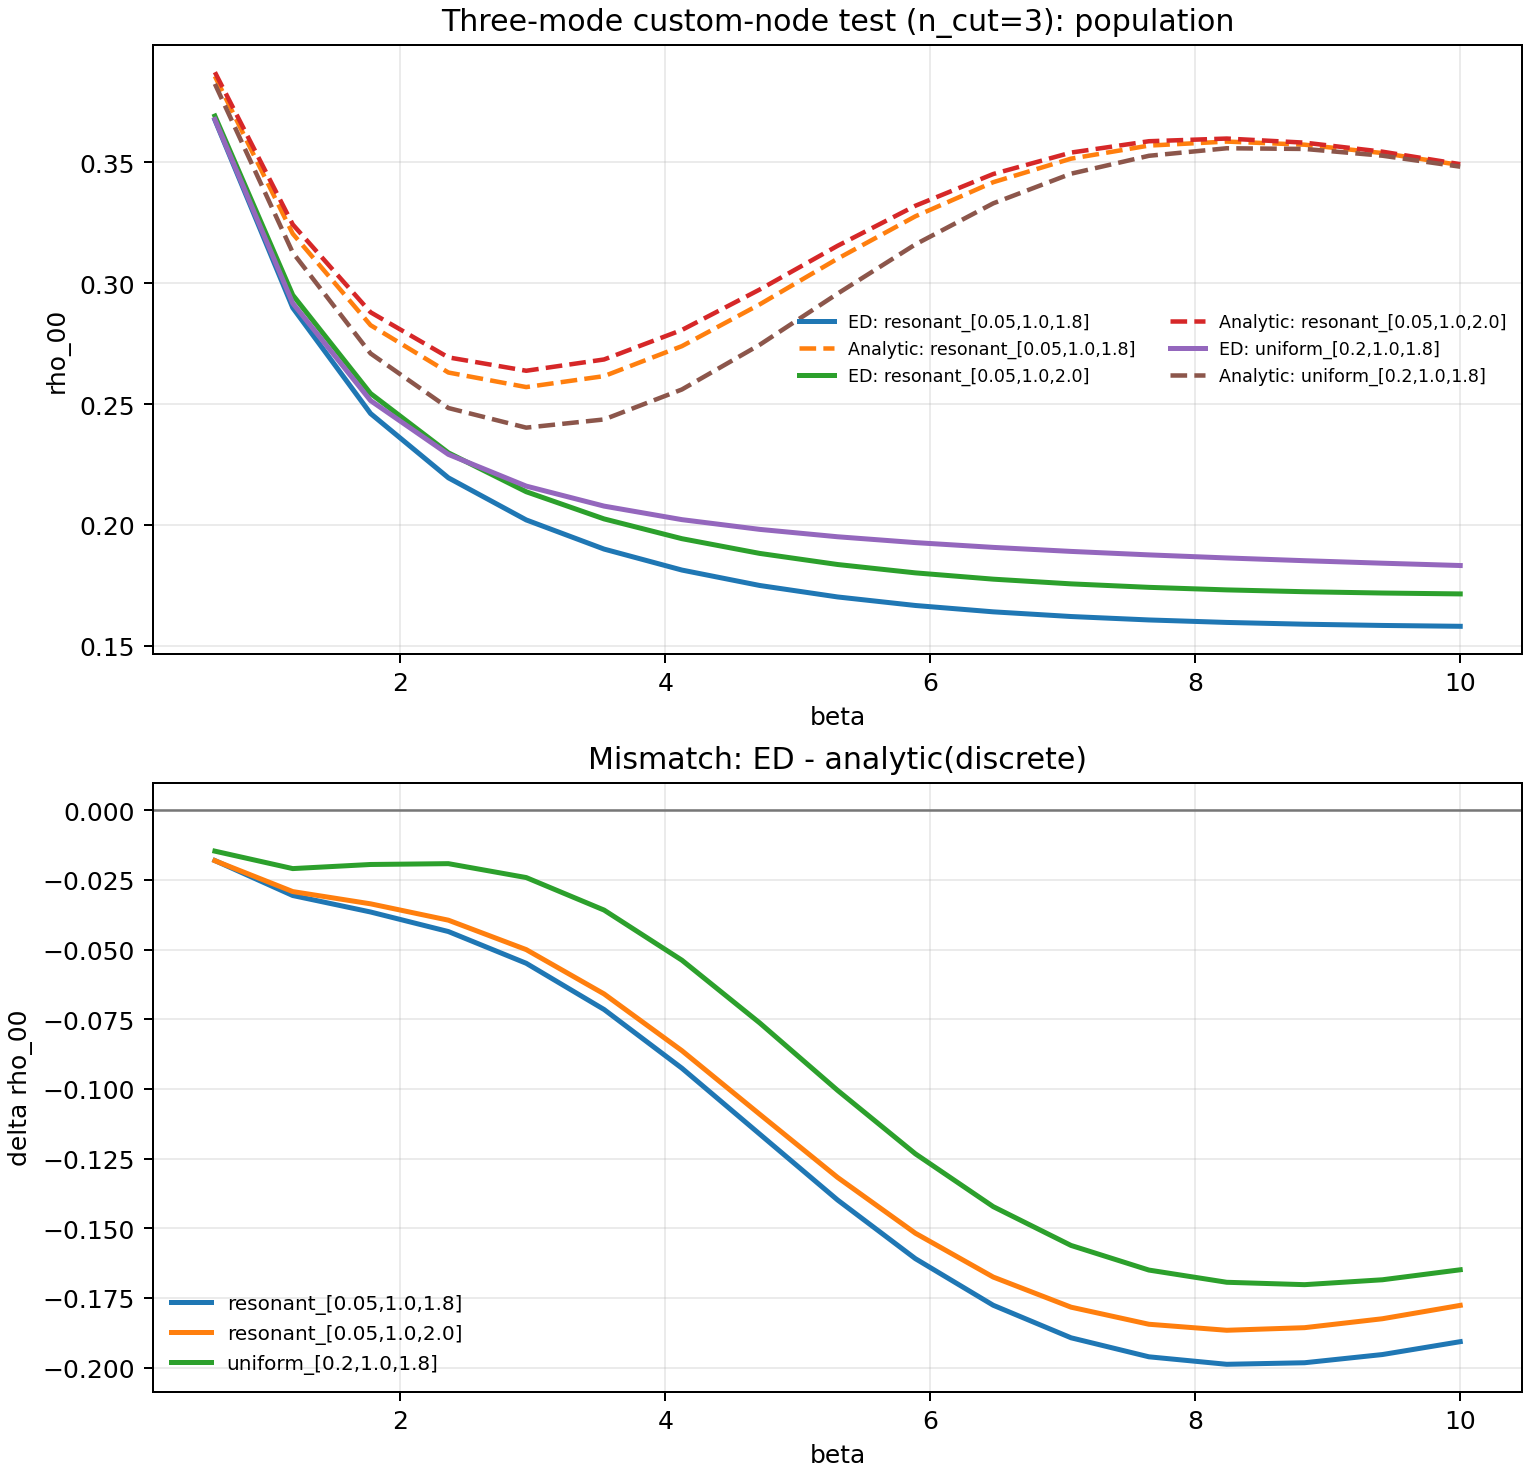

This chart was generated by the following Python code:
"""
Three-mode, three-level test with non-uniform resonant node placement.

Hypothesis tested:
- Custom nodes focused on {~0, omega_q, 2*omega_q} may better capture the key response
  structure than uniform spacing.

Fair comparison:
- ED uses the exact custom discrete spectrum.
- Analytic branch is computed with the exact same discrete kernel nodes/weights.
"""

from __future__ import annotations

from dataclasses import dataclass
from pathlib import Path

import matplotlib.pyplot as plt
import numpy as np
import pandas as pd

from hmf_model_comparison_standalone_codex_v1 import RenormConfig
from prl127_qubit_benchmark import (
    SIGMA_X,
    SIGMA_Z,
    IDENTITY_2,
    annihilation_operator,
    embed_mode_operator,
    thermal_state,
    partial_trace_bath,
)


@dataclass(frozen=True)
class CaseSpec:
    name: str
    omegas: np.ndarray
    n_cut: int


def _rmse(x: np.ndarray) -> float:
    return float(np.sqrt(np.mean(np.square(x)))) if len(x) else np.nan


def _extract_density(rho: np.ndarray) -> tuple[float, float, float]:
    p00 = float(np.real(rho[0, 0]))
    p11 = float(np.real(rho[1, 1]))
    coh = float(abs(rho[0, 1]))
    z = p00 + p11
    if z <= 0.0:
        return 0.5, 0.5, 0.0
    p00 /= z
    p11 /= z
    return p00, p11, coh


def _mode_weights(omegas: np.ndarray) -> np.ndarray:
    # Non-uniform trapezoidal quadrature weights on sorted nodes.
    w = np.asarray(sorted(omegas.tolist()), dtype=float)
    n = len(w)
    if n == 1:
        return np.array([1.0], dtype=float)
    out = np.zeros(n, dtype=float)
    out[0] = 0.5 * (w[1] - w[0])
    out[-1] = 0.5 * (w[-1] - w[-2])
    for i in range(1, n - 1):
        out[i] = 0.5 * (w[i + 1] - w[i - 1])
    return out


def _spectral_density(omega: np.ndarray, q_strength: float, tau_c: float) -> np.ndarray:
    return q_strength * tau_c * omega * np.exp(-tau_c * omega)


def _couplings_from_nodes(omegas: np.ndarray, q_strength: float, tau_c: float) -> tuple[np.ndarray, np.ndarray, np.ndarray]:
    w = np.asarray(sorted(omegas.tolist()), dtype=float)
    weights = _mode_weights(w)
    j = _spectral_density(w, q_strength=q_strength, tau_c=tau_c)
    g2 = np.maximum(j, 0.0) * weights
    gk = np.sqrt(np.maximum(g2, 0.0))
    return w, gk, g2


def _kernel_profile(beta: float, u_abs: np.ndarray, omegas: np.ndarray, g2: np.ndarray) -> np.ndarray:
    k = np.zeros_like(u_abs, dtype=float)
    for wk, g2k in zip(omegas, g2):
        den = np.sinh(0.5 * beta * wk)
        if abs(den) < 1e-14:
            k += (2.0 * g2k) / max(beta * wk, 1e-14)
        else:
            k += g2k * np.cosh(wk * (0.5 * beta - u_abs)) / den
    return k


def _laplace_k0(beta: float, omega: float, omegas: np.ndarray, g2: np.ndarray, n_grid: int = 2001) -> float:
    u = np.linspace(0.0, beta, int(n_grid), dtype=float)
    k = _kernel_profile(beta, u, omegas, g2)
    return float(np.trapezoid(k * np.exp(omega * u), u))


def _resonant_r0(beta: float, omega: float, omegas: np.ndarray, g2: np.ndarray, n_grid: int = 2001) -> float:
    u = np.linspace(0.0, beta, int(n_grid), dtype=float)
    k = _kernel_profile(beta, u, omegas, g2)
    return float(np.trapezoid((beta - u) * k * np.exp(omega * u), u))


def _analytic_discrete_density(
    beta: float,
    omega_q: float,
    theta: float,
    g: float,
    omegas: np.ndarray,
    g2_nodes: np.ndarray,
    renorm: RenormConfig,
) -> tuple[float, float, float]:
    c = float(np.cos(theta))
    s = float(np.sin(theta))
    wq = float(omega_q)

    k0_0 = _laplace_k0(beta, 0.0, omegas, g2_nodes)
    k0_p = _laplace_k0(beta, wq, omegas, g2_nodes)
    k0_m = _laplace_k0(beta, -wq, omegas, g2_nodes)
    r_p = _resonant_r0(beta, wq, omegas, g2_nodes)
    r_m = _resonant_r0(beta, -wq, omegas, g2_nodes)

    sigma_plus0 = (c * s / wq) * ((1.0 + np.exp(beta * wq)) * k0_0 - 2.0 * k0_p)
    sigma_minus0 = (c * s / wq) * ((1.0 + np.exp(-beta * wq)) * k0_0 - 2.0 * k0_m)
    delta_z0 = (s**2) * 0.5 * (r_p - r_m)

    g2 = float(g * g)
    sp = float(g2 * sigma_plus0)
    sm = float(g2 * sigma_minus0)
    dz = float(g2 * delta_z0)

    chi_raw = float(np.sqrt(max(dz * dz + sp * sm, 0.0)))
    if chi_raw > renorm.eps:
        a = 0.5 * beta * wq
        chi_cap = max(renorm.kappa * abs(a), renorm.eps)
        run = 1.0 / (1.0 + chi_raw / chi_cap)
        sp *= run
        sm *= run
        dz *= run

    chi = float(np.sqrt(max(dz * dz + sp * sm, 0.0)))
    gamma = float(np.tanh(chi) / chi) if chi > 1e-12 else 1.0
    u = gamma * dz
    q = gamma * np.sqrt(max(sp * sm, 0.0))

    a = 0.5 * beta * wq
    t = float(np.tanh(a))
    den = 1.0 - u * t
    if abs(den) < 1e-14:
        den = 1e-14 if den >= 0 else -1e-14

    mz = (u - t) / den
    mx = (q / np.cosh(a)) / den

    p00 = 0.5 * (1.0 + mz)
    p11 = 0.5 * (1.0 - mz)
    coh = 0.5 * abs(mx)
    p00 = float(np.clip(p00, 0.0, 1.0))
    p11 = float(np.clip(p11, 0.0, 1.0))
    z = p00 + p11
    if z <= 0.0:
        p00, p11 = 0.5, 0.5
    else:
        p00 /= z
        p11 /= z
    return p00, p11, float(coh)


def _ed_density_custom_nodes(
    beta: float,
    omega_q: float,
    theta: float,
    g: float,
    omegas: np.ndarray,
    gk: np.ndarray,
    g2_nodes: np.ndarray,
    n_cut: int,
) -> tuple[float, float, float]:
    n_modes = len(omegas)
    h_s = 0.5 * omega_q * SIGMA_Z
    x_op = np.cos(theta) * SIGMA_Z - np.sin(theta) * SIGMA_X
    xx = x_op @ x_op

    dim_b = int(n_cut ** n_modes)
    id_b = np.eye(n_cut, dtype=complex)
    a_single = annihilation_operator(n_cut)
    adag_single = a_single.conj().T

    h_b = np.zeros((dim_b, dim_b), dtype=complex)
    b_op = np.zeros((dim_b, dim_b), dtype=complex)
    for m in range(n_modes):
        a_m = embed_mode_operator(a_single, m, n_modes, n_cut)
        adag_m = embed_mode_operator(adag_single, m, n_modes, n_cut)
        n_m = adag_m @ a_m
        h_b += omegas[m] * n_m
        b_op += gk[m] * (a_m + adag_m)

    q_reorg = float(np.sum(g2_nodes / np.maximum(omegas, 1e-12)))
    h_static = np.kron(h_s, np.eye(dim_b, dtype=complex)) + np.kron(IDENTITY_2, h_b)
    h_int = np.kron(x_op, b_op)
    h_counter = np.kron(xx, np.eye(dim_b, dtype=complex)) * q_reorg
    h_tot = h_static + g * h_int + (g * g) * h_counter

    rho_tot = thermal_state(h_tot, beta)
    rho_s = partial_trace_bath(rho_tot, dim_system=2, dim_bath=dim_b)
    return _extract_density(rho_s)


def run_scan() -> tuple[pd.DataFrame, pd.DataFrame]:
    omega_q = 1.0
    theta = float(np.pi / 2.0)
    g = 0.5
    q_strength = 5.0
    tau_c = 0.5
    n_cut = 3
    ren = RenormConfig(scale=1.04, kappa=0.94)
    betas = np.linspace(0.6, 10.0, 17, dtype=float)

    # Control vs resonant-focused custom nodes.
    cases = [
        CaseSpec(name="uniform_[0.2,1.0,1.8]", omegas=np.array([0.2, 1.0, 1.8], dtype=float), n_cut=n_cut),
        CaseSpec(name="resonant_[0.05,1.0,2.0]", omegas=np.array([0.05, 1.0, 2.0], dtype=float), n_cut=n_cut),
        CaseSpec(name="resonant_[0.05,1.0,1.8]", omegas=np.array([0.05, 1.0, 1.8], dtype=float), n_cut=n_cut),
    ]

    rows: list[dict[str, float | str | int]] = []
    for case in cases:
        omegas, gk, g2_nodes = _couplings_from_nodes(case.omegas, q_strength=q_strength, tau_c=tau_c)
        for beta in betas:
            ed_p00, _ed_p11, ed_coh = _ed_density_custom_nodes(
                beta=beta,
                omega_q=omega_q,
                theta=theta,
                g=g,
                omegas=omegas,
                gk=gk,
                g2_nodes=g2_nodes,
                n_cut=case.n_cut,
            )
            an_p00, _an_p11, an_coh = _analytic_discrete_density(
                beta=beta,
                omega_q=omega_q,
                theta=theta,
                g=g,
                omegas=omegas,
                g2_nodes=g2_nodes,
                renorm=ren,
            )
            rows.append(
                {
                    "case": case.name,
                    "beta": float(beta),
                    "n_modes": int(len(omegas)),
                    "n_cut": int(case.n_cut),
                    "omega_nodes": ";".join(f"{w:.6f}" for w in omegas.tolist()),
                    "ed_p00": float(ed_p00),
                    "ed_coh": float(ed_coh),
                    "analytic_disc_p00": float(an_p00),
                    "analytic_disc_coh": float(an_coh),
                    "d_p00": float(ed_p00 - an_p00),
                    "d_coh": float(ed_coh - an_coh),
                }
            )

    df = pd.DataFrame.from_records(rows).sort_values(["case", "beta"]).reset_index(drop=True)

    summary_rows: list[dict[str, float | str | int]] = []
    for case, grp in df.groupby("case"):
        summary_rows.append(
            {
                "case": str(case),
                "n_modes": int(grp["n_modes"].iloc[0]),
                "n_cut": int(grp["n_cut"].iloc[0]),
                "omega_nodes": str(grp["omega_nodes"].iloc[0]),
                "rmse_ed_vs_disc_p00": _rmse(grp["d_p00"].to_numpy(float)),
                "rmse_ed_vs_disc_coh": _rmse(grp["d_coh"].to_numpy(float)),
                "p00_at_beta2_ed": float(np.interp(2.0, grp["beta"].to_numpy(float), grp["ed_p00"].to_numpy(float))),
                "p00_at_beta2_an": float(np.interp(2.0, grp["beta"].to_numpy(float), grp["analytic_disc_p00"].to_numpy(float))),
                "p00_at_beta8_ed": float(np.interp(8.0, grp["beta"].to_numpy(float), grp["ed_p00"].to_numpy(float))),
                "p00_at_beta8_an": float(np.interp(8.0, grp["beta"].to_numpy(float), grp["analytic_disc_p00"].to_numpy(float))),
            }
        )
    summary = pd.DataFrame.from_records(summary_rows).sort_values("rmse_ed_vs_disc_p00").reset_index(drop=True)
    return df, summary


def write_outputs(df: pd.DataFrame, summary: pd.DataFrame) -> None:
    out_dir = Path(__file__).resolve().parent
    scan_csv = out_dir / "hmf_omega1_resonant_nodes_threemode_scan_codex_v41.csv"
    summary_csv = out_dir / "hmf_omega1_resonant_nodes_threemode_summary_codex_v41.csv"
    fig_png = out_dir / "hmf_omega1_resonant_nodes_threemode_codex_v41.png"
    log_md = out_dir / "hmf_omega1_resonant_nodes_threemode_log_codex_v41.md"

    df.to_csv(scan_csv, index=False)
    summary.to_csv(summary_csv, index=False)

    fig, axes = plt.subplots(2, 1, figsize=(8.5, 8.2), constrained_layout=True)
    ax = axes[0]
    for case, grp in df.groupby("case"):
        g = grp.sort_values("beta")
        ax.plot(g["beta"], g["ed_p00"], linewidth=2.0, label=f"ED: {case}")
        ax.plot(g["beta"], g["analytic_disc_p00"], linestyle="--", linewidth=1.8, label=f"Analytic: {case}")
    ax.set_title("Three-mode custom-node test (n_cut=3): population")
    ax.set_xlabel("beta")
    ax.set_ylabel("rho_00")
    ax.grid(alpha=0.25)
    ax.legend(frameon=False, fontsize=7, ncol=2)

    ax = axes[1]
    for case, grp in df.groupby("case"):
        g = grp.sort_values("beta")
        ax.plot(g["beta"], g["d_p00"], linewidth=2.0, label=case)
    ax.axhline(0.0, color="#777777", linewidth=1.0)
    ax.set_title("Mismatch: ED - analytic(discrete)")
    ax.set_xlabel("beta")
    ax.set_ylabel("delta rho_00")
    ax.grid(alpha=0.25)
    ax.legend(frameon=False, fontsize=8)

    fig.savefig(fig_png, dpi=180)
    plt.close(fig)

    best = summary.iloc[0]
    lines: list[str] = []
    lines.append("# Three-Mode Resonant-Node Test (Codex v41)")
    lines.append("")
    lines.append("Setup: omega_q=1, theta=pi/2, g=0.5, n_modes=3, n_cut=3.")
    lines.append("Analytic branch uses the exact same custom discrete kernel nodes as ED.")
    lines.append("")
    lines.append(
        f"Best node set by fair metric: `{best['case']}` with rmse_ed_vs_disc_p00={best['rmse_ed_vs_disc_p00']:.6f}"
    )
    lines.append("")
    lines.append("| case | omega_nodes | rmse_ed_vs_disc_p00 | rmse_ed_vs_disc_coh | p00_at_beta2_ed | p00_at_beta2_an | p00_at_beta8_ed | p00_at_beta8_an |")
    lines.append("|---|---|---:|---:|---:|---:|---:|---:|")
    for _, r in summary.iterrows():
        lines.append(
            f"| {r['case']} | {r['omega_nodes']} | {r['rmse_ed_vs_disc_p00']:.6f} | {r['rmse_ed_vs_disc_coh']:.6e} | "
            f"{r['p00_at_beta2_ed']:.6f} | {r['p00_at_beta2_an']:.6f} | {r['p00_at_beta8_ed']:.6f} | {r['p00_at_beta8_an']:.6f} |"
        )
    log_md.write_text("\n".join(lines), encoding="utf-8")

    print("Wrote:", scan_csv.name)
    print("Wrote:", summary_csv.name)
    print("Wrote:", fig_png.name)
    print("Wrote:", log_md.name)
    print("")
    print(summary.to_string(index=False))


def main() -> None:
    df, summary = run_scan()
    write_outputs(df, summary)


if __name__ == "__main__":
    main()

